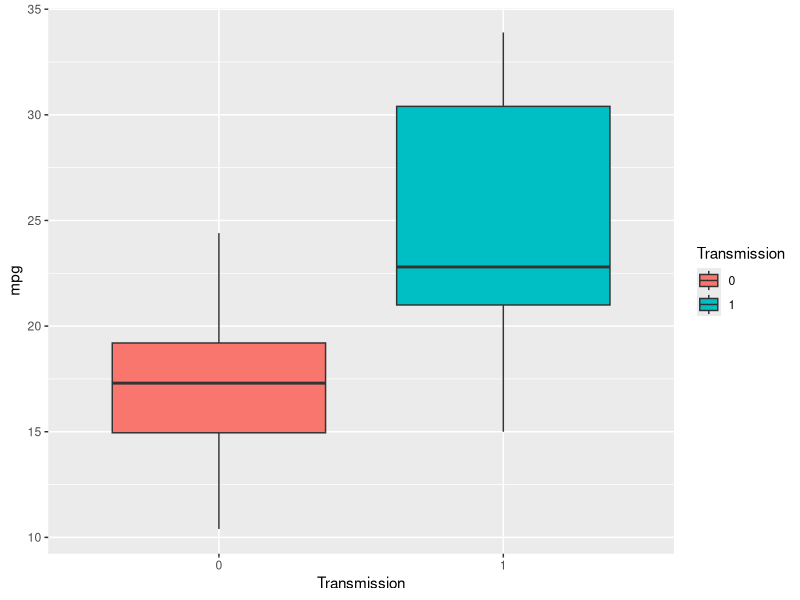

This figure's R source: (Note: this script raises an error after producing the figure.)

library(tidyverse)
data("mtcars")
mtcars -> motorcars

str(motorcars)
## All dataset variables are NUMERIC
motorcars <- rename(motorcars, Transmission = am)

motorcars$Transmission <- as.factor(motorcars$Transmission)
## Transmission 0 = automatic  ///  1 = manual

plot1 <- ggplot(motorcars, aes(Transmission, mpg, fill=Transmission))
plot1 + geom_boxplot()

## AUTO Transmission gives LESS MPG than MANUAL per boxplot  (aprox 5 MPG less)

## 1. Now run a LINEAR model ##
lm_mpg_only <- lm(mpg ~ Transmission, data = motorcars)  ### 1ero va este
summary(lm_mpg_only)
## Model only explains explains 36% of total variability: R2 = 0.3598

##### FALTA HACER RESIDUAL PLOT #########

correlations <- cor(motorcars)

## Select variables that have higher correlation:  cyl, disp, hp & wt
lm_mpg_all_correlated <- lm(mpg ~ Transmission + cyl + disp + hp + wt, data = motorcars)
## This 2nd model explains 86% of total variability.  And RSE (residual variation) is LOWER than 
## for the 1st model
## Not statistically significant, except for "wt"  (does this mean anything?)

##### FALTA HACER RESIDUAL PLOT  ####

## OPCION??  - NO creo...
lm_mpg_all_interaction_term <- lm(mpg ~ cyl + disp + hp + wt * Transmission, data = motorcars)
lm_mpg_single_interaction_term <- lm(mpg ~ cyl + disp + hp + wt * Transmission, data = motorcars)
##   NO parece tener mucho sentido el ingresar un INTERACTION term....


#### LOGISTIC or POISSON models are not applicable in this case  --the outcome variable (MPG) is not
#### binomial neither count data

### Just adding something so that I can pull this script into my GitHub